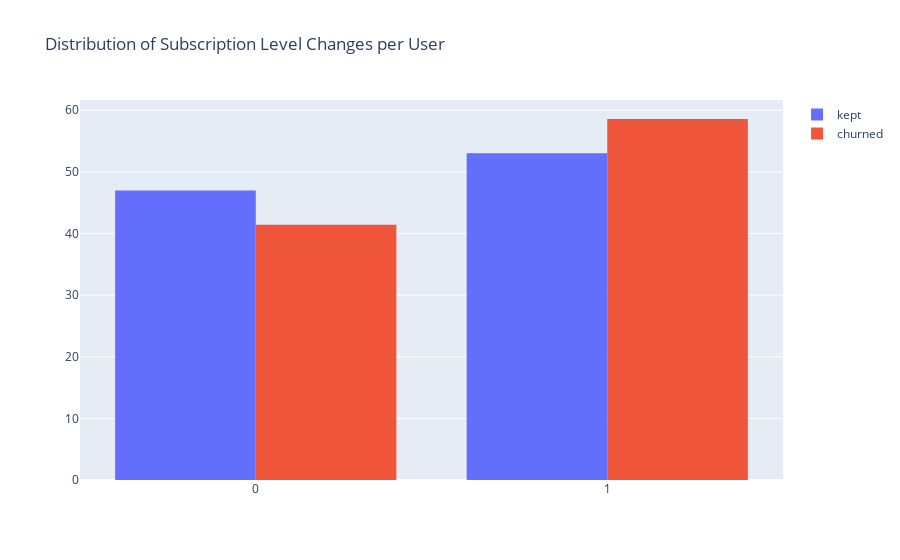

Notebook code cell kept with this figure:
### Code cell
fig = gob.Figure(data=[gob.Histogram(x=[kaf['changedLevel'] for kaf in kept_clev], histnorm='percent',
                                     name='kept'),
                       gob.Histogram(x=[caf['changedLevel'] for caf in churn_clev], histnorm='percent',
                                     name='churned')])
fig.update_layout(barmode='group', 
                  title="Distribution of Subscription Level Changes per User")
fig.show()

### Figure 1 — Plotly figure (JSON) as saved in the notebook; plotly's stock layout.template omitted (floating-point values rounded to 4 significant figures; data arrays with more than 128 entries replaced by an {"elided": "..."} marker saying what was removed)
{"data": [{"histnorm": "percent", "name": "kept", "type": "histogram", "x": {"elided": "349 int values"}}, {"histnorm": "percent", "name": "churned", "type": "histogram", "x": [1, 1, 0, 0, 0, 1, 0, 0, 0, 1, 1, 0, 1, 1, 1, 1, 1, 1, 1, 1, 0, 0, 0, 0, 0, 0, 0, 1, 1, 0, 1, 1, 1, 1, 1, 0, 0, 1, 1, 0, 0, 0, 0, 0, 1, 1, 1, 1, 1, 0, 0, 1, 1, 1, 1, 0, 1, 0, 1, 1, 1, 1, 0, 0, 1, 0, 1, 1, 1, 1, 1, 0, 1, 1, 1, 1, 0, 1, 1, 1, 0, 1, 1, 0, 0, 1, 1, 0, 1, 0, 0, 1, 0, 0, 1, 0, 0, 1, 1]}], "layout": {"barmode": "group", "title": {"text": "Distribution of Subscription Level Changes per User"}}}
